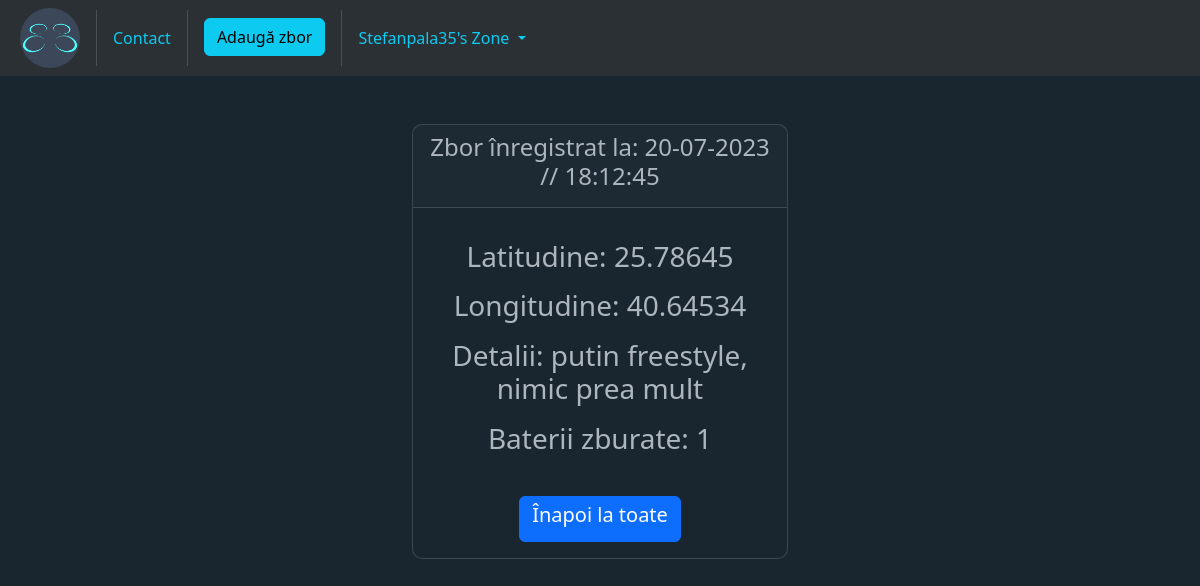
The page /MyZone/flight_details/2 (signed in) on the database its author committed.
### home/models.py (models this page shows, shortened)
class Operator(AbstractUser):
	caa_code = models.CharField(verbose_name='CAA Code', max_length=40, unique=True, null=True)
	file1 = models.FileField(verbose_name='Certificat A1/A3', null=True, blank=True, upload_to='static/certificates/')
	file2 = models.FileField(verbose_name='Certificat A2', null=True, blank=True, upload_to='static/certificates/')

class FlightLog(models.Model):
	operator = models.ForeignKey(Operator, on_delete=models.CASCADE)  # CAA.ro code
	aircraft = models.ForeignKey(Aircraft, on_delete=models.CASCADE)  # aircraft name
	longitude = models.FloatField(null=True, blank=True)  # location
	latitude = models.FloatField(null=True, blank=True)  # location
	details = models.TextField(null=True, blank=True)  # mission - photo, video, recon, job
	batteries_flown = models.IntegerField(default=1)
	created_at = models.DateTimeField(auto_now_add=True)
	updated_at = models.DateTimeField(auto_now=True)

### home/views.py (the view)
# urls.py: path('MyZone/flight_details/<int:pk>', views.FlightDetailView.as_view(), name='flight-details'),
class FlightDetailView(LoginRequiredMixin, DetailView):
	template_name = 'home/flight_details.html'
	model = FlightLog

### templates/home/flight_details.html (shortened to what this page needs)
{% extends 'base.html' %}
{% block content %}
    <div class="container-fluid" data-bs-theme="dark">
        <div class="row">
            <div class="col-md-4 offset-md-4">
                <div class="card text-center ">
                    <div class="card-header">
                        <h4>Zbor înregistrat la: {{ flightlog.created_at|date:"d-m-Y // H:i:s" }}</h4>
                    </div>
                    <div class="card-body ">
                        <p class="card-text">
                            <h3>Latitudine: {{ flightlog.latitude }}</h3>
                        </p>
                        <p class="card-text">
                            <h3>Longitudine: {{ flightlog.longitude }}</h3>
                        </p>
                        <p class="card-text">
                            <h3>Detalii: {{ flightlog.details }}</h3>
                        </p>
                        <p class="card-text">
                            <h3>Baterii zburate: {{ flightlog.batteries_flown }}</h3>
                        </p>
                        <br>
                        <a href="{% url 'list-of-flights' %}" class="btn btn-primary"><h5>Înapoi la toate</h5></a>
                    </div>
                </div>
            </div>
        </div>
    </div>
{% endblock %}

### templates/navbar.html (shortened to what this page needs)
<nav class="navbar navbar-expand-lg bg-body-tertiary" data-bs-theme="dark">
    {% load static %}
    <div class="container-fluid">
        <a href="{% url 'homepage' %}">
            <img src="{% static 'images/LOGO256p-01.png' %}" alt="logo" width="60"
                 class="img-fluid rounded-circle mx-2">
        </a>
        <div class="collapse navbar-collapse" id="navbarSupportedContent">
            <ul class="navbar-nav me-auto mb-2 mb-lg-0">
                <li class="nav-item">
                    <a class="nav-link text-info btn btn-secondary m-2" href="{% url 'contact' %}">Contact</a>
                </li>
                <div class="d-flex flex-row">
                    {% if user.is_authenticated %}
                        <li class="nav-item">
                            <a href="{% url 'flight-add' %}" class="btn btn-info m-2 mx-3">Adaugă zbor</a>
                        </li>
                        <li class="nav-item dropdown">
                            <a class="nav-link dropdown-toggle btn btn-secondary text-info m-2" href="#" role="button"
                               data-bs-toggle="dropdown"
                               aria-expanded="false">
                                {{ user.username.title }}'s Zone
                            </a>
                        </li>
                    {% else %}
                        <div class="nav-item p-2 mx-2">
                            <a class="btn btn-info" href="{% url 'my-zone' %}">MyZone</a>
                        </div>
                    {% endif %}
                </div>
            </ul>
        </div>
    </div>
</nav>

### static/css/stylesheet.css (style rules this page uses)
.card { border-radius: 10px; background-color: #19262f; transition: box-shadow 0.3s ease-in-out; }

### templates/base.html (style rules this page uses)
body { background-color: #19262f !important; }

### rows shown on the page
Operator: username "Stefanpala35"
FlightLog: created_at "20-07-2023 // 18:12:45", latitude "25.78645", longitude "40.64534", details "putin freestyle, nimic prea mult", batteries_flown "1"
